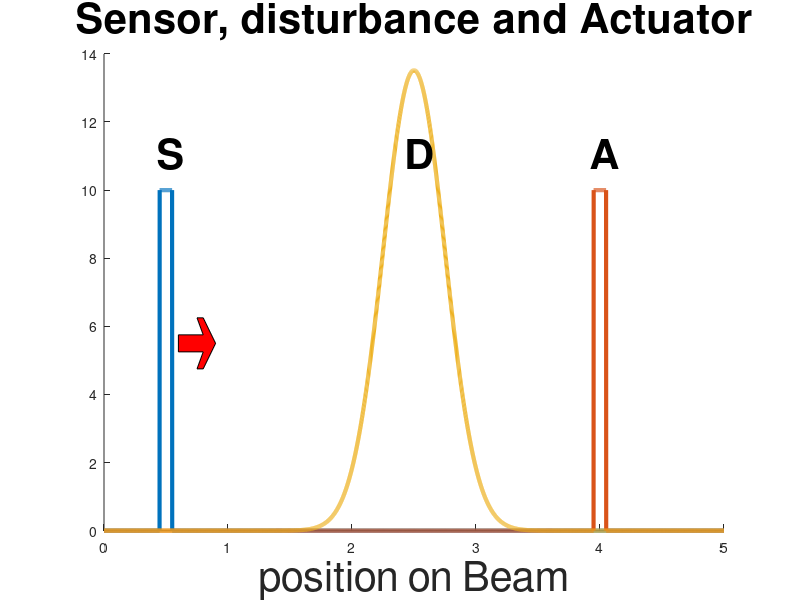

This chart was generated by the following MATLAB code:
clc;clear;
Length            = 5; %0.4573        ;%length
NumNode           = 10000  ;%number of modes
Stiffness         = 0.491; %0.491      ;
MassDensity       = 0.093; %  0.093
DampingVis        = 0.0013;%0.0013     ;
DampingKV         = 0.0000649;%0.00000000000649  ;%0.0000649 
ActLoc            = Length*0.8 ; 
SenLoc            = Length*0.1 ; 
ActWidth          = Length*0.01; % 0.01
SenWidth          = Length*0.01;
StateWeight       = 1          ;%state weight in the cost function
ControlWeight     = 1          ;%control weight in the cost function, must be one for unitary assumpt of zhou for Riccaties page 376
DisturbanceEnergy = 1000          ;
DisturbanceMean   = Length*0.5 ;%disturbance is a gaussian function
DisturbanceVar    = Length*0.05;
DistWeightOnMeasurement = 1    ; % must be one for unitary assumption of zhou page 376
NumLoc            = 100;        

L = Length;
sensorLoc = SenLoc;
sensorWidth = SenWidth;
DisturbanceWidth = DisturbanceVar;
dx   = 0.001;
x    = 0:dx:L;


sensor  = zeros(1,length(x));
I1 = floor((SenWidth/Length)*length(x));
I2 = floor(length(x)*SenLoc/Length);
sensor(I2-I1:I2+I1) = 1/(2*SenWidth);

actuator  = zeros(1,length(x));
I1 = floor((ActWidth/Length)*length(x));
I2 = floor(length(x)*ActLoc/Length);
actuator(I2-I1:I2+I1) = 1/(2*ActWidth);

Disutrbance    = 1/(DisturbanceWidth*sqrt(2*pi))*exp((-1/2)*((x-DisturbanceMean)/DisturbanceWidth).^2); %Disturbance a normalized gaussian function
Disutrbance    = 9*Disutrbance/(norm(Disutrbance)*sqrt(dx));          %Normalizing L2 norm to one

factor = 10;
x1 = SenLoc + 0.1;
y1 = 0.525*factor;
d1 = 0.2;
d2 = 0.1;
d3 = 0.05;
h1 = 0.05*factor;
h2 = 0.05*factor;
starXCord = [x1,x1,x1+d1,x1+d1-d3,x1+d1,x1+d1+d2,x1+d1,x1+d1-d3,x1+d1];
starYCord = [y1,y1+h1,y1+h1,y1+h1+h2,y1+h1+h2,y1+h1/2,y1-h2,y1-h2,y1];


clf;
hold on;
plot(x,sensor,'LineWidth',3);
plot(x,actuator,'LineWidth',3);
plot(x,Disutrbance,'LineWidth',3);
text(DisturbanceMean-0.08,   11.1, 'D', 'Color', [0,0,0],'FontSize', 10,'FontWeight', 'bold');
text(ActLoc-0.08,  11.1, 'A', 'Color', [0,0,0],'FontSize', 18,'FontWeight', 'bold');
text(SenLoc-0.08, 11.1, 'S', 'Color', [0,0,0],'FontSize', 18,'FontWeight', 'bold');
fill(starXCord,starYCord,'r');
hold off;

xlabel('position on Beam');
%ylabel*'Y');
title('Sensor, disturbance and Actuator');
set(findall(gca,'type','text'),'fontSize',30);
